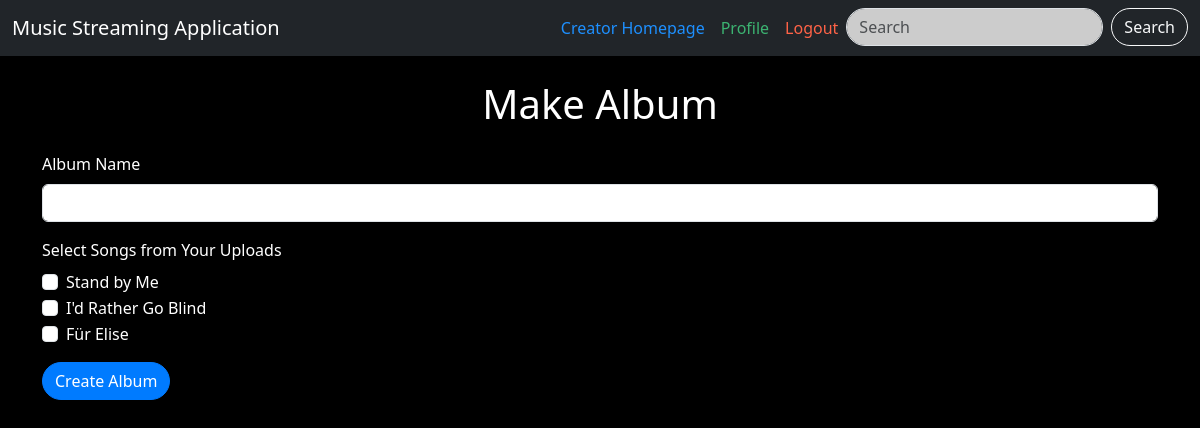
Screenshot of /make_album (signed in) with the database file from the repository.
### app.py (models this page shows, shortened)
class Song(db.Model):
    __tablename__ = "songs"
    id = db.Column(db.Integer, primary_key=True)
    filename = db.Column(db.String(255))
    title = db.Column(db.String(255), nullable=False)
    singer = db.Column(db.String(255))
    artist = db.Column(db.String(255), nullable=False)
    lyrics = db.Column(db.Text)
    album = db.Column(db.String(255))
    release_date = db.Column(db.Date)
    user_id = db.Column(db.Integer, db.ForeignKey('users.id'))
    genre = db.Column(db.String(255), nullable=False)
    created_at = db.Column(db.DateTime, default=datetime.utcnow)
    rating = db.Column(db.Float, default=0.0)
    user_rating = db.relationship('Rating', backref='song', lazy=True, cascade='all, delete-orphan')
    playlists_association = db.relationship(
        "Playlist",
        secondary="playlist_song_association",
        back_populates="associated_songs"
    )
    albums_association = db.relationship(
        "Album",
        secondary="album_song_association",
        back_populates="songs"
    )

### app.py (the view, shortened to what this page needs)
@app.route('/make_album', methods=['GET', 'POST'])
@login_required
def make_album():
    if current_user.user_type != "creator":
        return redirect(url_for('index'))
    return render_template('make_album.html', songs=Song.query.filter_by(user_id=current_user.id).all())

### app.py (called while the page is built)
@login_manager.user_loader
def load_user(user_id):
    return User.query.get(int(user_id))

    @property
    def is_authenticated(self):
        return True

### templates/make_album.html (shortened to what this page needs)
{% extends 'base.html' %}
{% block content %}
    <div class="container mt-4">
        <h1 class="my-4 text-center text-white">Make Album</h1>
        <form method="POST" enctype="multipart/form-data">
            <div class="mb-3">
                <label for="album_name" class="form-label text-white">Album Name</label>
                <input type="text" class="form-control" id="album_name" name="album_name" required>
            </div>
            <div class="mb-3">
                <label class="form-label text-white">Select Songs from Your Uploads</label>
                {% for song in songs %}
                    <div class="form-check">
                        <input class="form-check-input" type="checkbox" id="song_{{ song.id }}" name="selected_songs[]" value="{{ song.id }}">
                        <label class="form-check-label text-white" for="song_{{ song.id }}">
                            {{ song.title }}
                        </label>
                    </div>
                {% endfor %}
            </div>
            <button type="submit" class="btn btn-primary">Create Album</button>
        </form>
    </div>
{% endblock %}

### templates/base.html (style rules this page uses)
body { background-color: #000000; background-size: cover; background-position: center; height: 100vh; overflow: hidden; }
.container { position: relative; min-height: 100vh; }
.btn-primary { background-color: #007bff; border-color: #007bff; border-radius: 20px; }

### rows the page displays
Song: title "Stand by Me"
Song: title "I'd Rather Go Blind"
Song: title "Für Elise"
